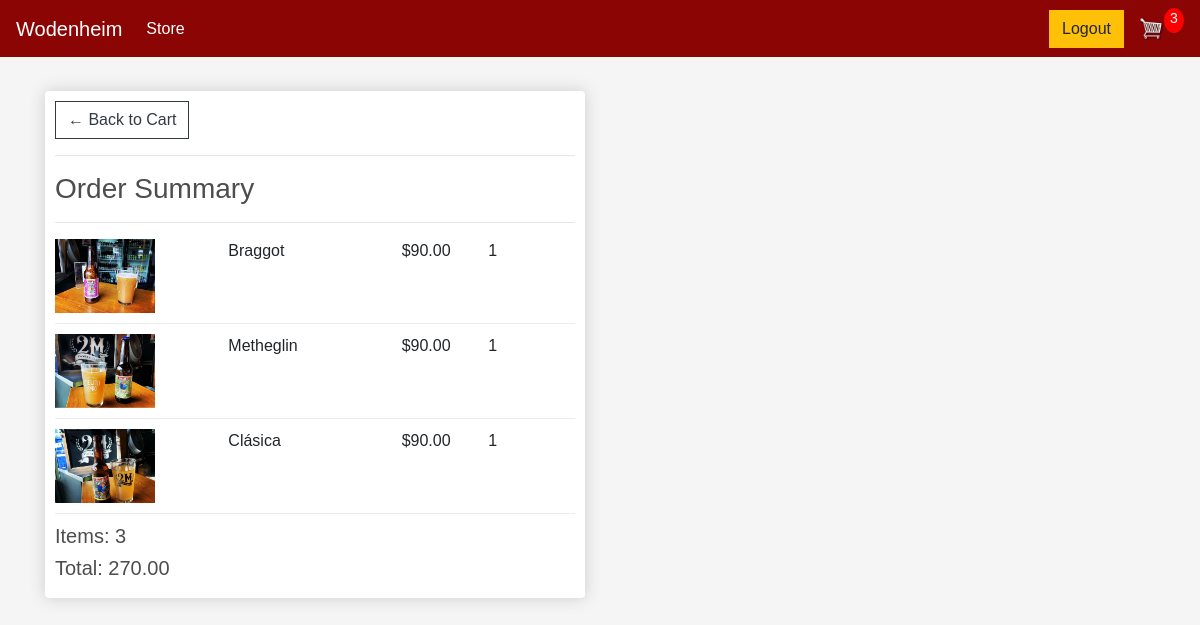
Screenshot of /checkout/ (signed in) with the database file from the repository.
### store/models.py (models this page shows, shortened)
class OrderItem(models.Model):
    product = models.ForeignKey(
        Product, on_delete=models.SET_NULL, blank=True, null=True)
    order = models.ForeignKey(
        Order, on_delete=models.SET_NULL, blank=True, null=True)
    quantity = models.IntegerField(default=0, null=True, blank=True)
    date_added = models.DateTimeField(auto_now_add=True)
    complete = models.BooleanField(default=False, null=False, blank=False)
    @property
    def get_total(self):
        total = self.product.price * self.quantity
        return total

class Product(models.Model):
    name = models.CharField(max_length=200, null=True)
    price = models.DecimalField(max_digits=7, decimal_places=2)
    digital = models.BooleanField(default=False, null=True, blank=False)
    image = models.ImageField(null=True, blank=True)
    description = models.TextField(blank=True, null=True)
    @property
    def imageURL(self):
        try:
            url = self.image.url
        except:
            url = ''
        return url

class Order(models.Model):
    customer = models.ForeignKey(
        Customer, on_delete=models.SET_NULL, blank=True, null=True)
    date_ordered = models.DateTimeField(auto_now_add=True)
    complete = models.BooleanField(default=False, null=False, blank=False)
    transaction_id = models.CharField(max_length=200, null=True)
    @property
    def shipping(self):
        shipping = False
        orderitems = self.orderitem_set.all()
        for i in orderitems:
            if i.product.digital == False:
                shipping = True
        return shipping
    @property
    def get_cart_total(self):
        orderitems = self.orderitem_set.all()
        total = sum([item.get_total for item in orderitems])
        return total
    @property
    def get_cart_items(self):
        orderitems = self.orderitem_set.all()
        total = sum([item.quantity for item in orderitems])
        return total
    def order_details(self):
        return ', '.join([str(item.product) + ' x ' + str(item.quantity) for item in self.orderitem_set.all()])
    order_details.short_description = 'Items'  # el nombre que aparece en el panel de administración

### store/views.py (the view)
# urls.py: path('checkout/', views.checkoout, name="checkout"),
def checkoout(request):
    data = cartData(request)
    cartItems = data['cartItems']
    order = data['order']
    items = data['items']
    context = {'items': items, 'order': order, 'cartItems':cartItems}
    return render(request, 'store/checkout.html', context)

### store/utils.py (called while the page is built)
def cartData(request):
    if request.user.is_authenticated:
        customer = request.user.customer
        order, created = Order.objects.get_or_create(
            customer=customer, complete=False)
        items = order.orderitem_set.all()
        cartItems = order.get_cart_items
    else:
        cookieData = cookieCart(request)
        cartItems = cookieData['cartItems']
        order = cookieData['order']
        items = cookieData['items']
    return{'cartItems':cartItems, 'order':order, 'items':items}

### store/templates/store/checkout.html (shortened to what this page needs)
{% extends 'store/main.html' %}
{% load static %}
{% block content %}
{% if user.is_authenticated %}
<div class="row">
	<div class="col-lg-6">
		<div class="box-element">
			<a class="btn btn-outline-dark" href="{% url 'cart' %}">&#x2190; Back to Cart</a>
			<hr>
			<h3>Order Summary</h3>
			<hr>
			{% for item in items %}
			<div class="cart-row">
				<div style="flex:2"><img class="row-image" src="{{item.product.imageURL}}"></div>
				<div style="flex:2">
					<p>{{item.product.name}}</p>
				</div>
				<div style="flex:1">
					<p>${{item.product.price|floatformat:2}}</p>
				</div>
				<div style="flex:1">
					<p>{{item.quantity}}</p>
				</div>
			</div>
			{% endfor %}
			<h5>Items: {{order.get_cart_items}}</h5>
			<h5>Total: {{order.get_cart_total|floatformat:2}}</h5>
		</div>
	</div>
	<div class="col-lg-6">
	</div>
</div>
<head>
  </head>
  <body>
  </body>
{% else %}
	<title>Por favor inicia seson o registrate</title>
{% endif %}
{% endblock content %}

### store/static/css/main.css (style rules this page uses)
body { background-color: hsl(0, 0%, 98%); margin: 0; padding: 0; font-family: Arial, sans-serif; background-color: #f5f5f5; }
h1,h2,h3,h4,h5,h6 { color:hsl(0, 0%, 30%); }
.box-element { box-shadow:hsl(0, 0%, 80%) 0 0 16px; background-color: #fff; border-radius: 4px; padding: 10px; }
.col-lg-4, .col-lg-6, .col-lg-8, .col-lg-12 { margin-top: 10px; }
.btn { border-radius: 0; }
.row-image { width: 100px; }
.cart-row { display: flex; align-items: flex-stretch; padding-bottom: 10px; margin-bottom: 10px; border-bottom: 1px solid #ececec; }

### rows the page displays
OrderItem: product.imageURL (picture), product.name "Braggot", product.price "90.00", quantity "1"
OrderItem: product.imageURL (picture), product.name "Metheglin", product.price "90.00", quantity "1"
OrderItem: product.imageURL (picture), product.name "Clásica", product.price "90.00", quantity "1"
Order: get_cart_items "3", get_cart_total "270.00"

### other values shown
{{ cartItems }} "3"
